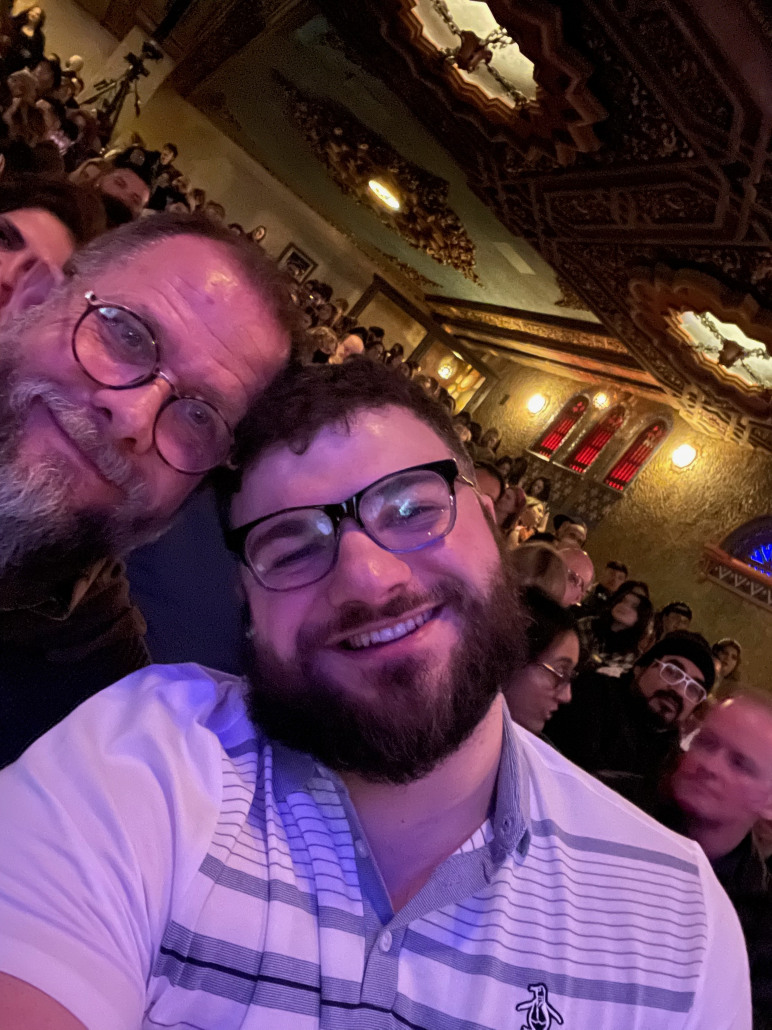
#> input picture majestic.jpeg, 2316 x 3088 px (shown at 1/3 size)
$ jupyter execute --allow-errors cv_tutorial.ipynb
#> lines starting #> are read from the running program, lines starting #| are printed output that depends on the picture
[cell 1]
import cv2 as cv
from cv2 import samples
import numpy as np
import sys
from PIL.Image import Image

[cell 2]
img = cv.imread('majestic.jpeg')
#> img is the input picture: shape (3088, 2316, 3); mean B, G, R 83.2, 63.3, 96.6
img = cv.blur(img,(25,25))
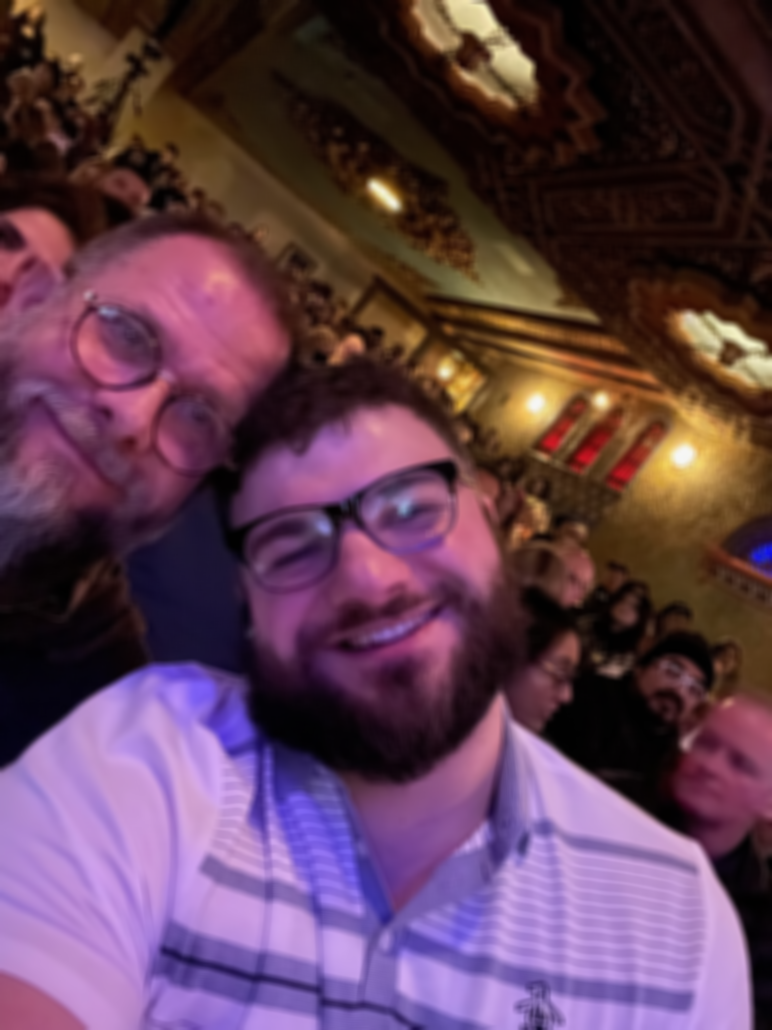
#> img: shape (3088, 2316, 3) (shown at 1/3 size); mean B, G, R 83.2, 63.3, 96.6
img_x = 750
img_y = 1000
img = cv.resize(img,(img_x,img_y),interpolation = cv.INTER_LINEAR)
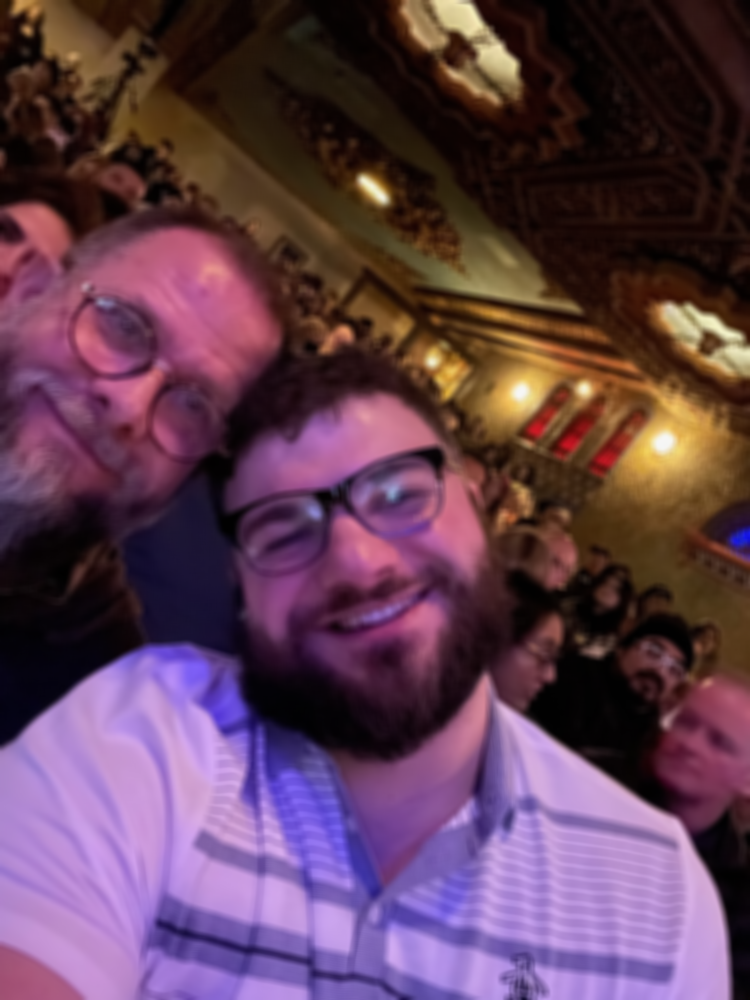
#> img: shape (1000, 750, 3); mean B, G, R 83.1, 63.2, 96.5
#> (the rest of this cell did not finish here and is left out)
